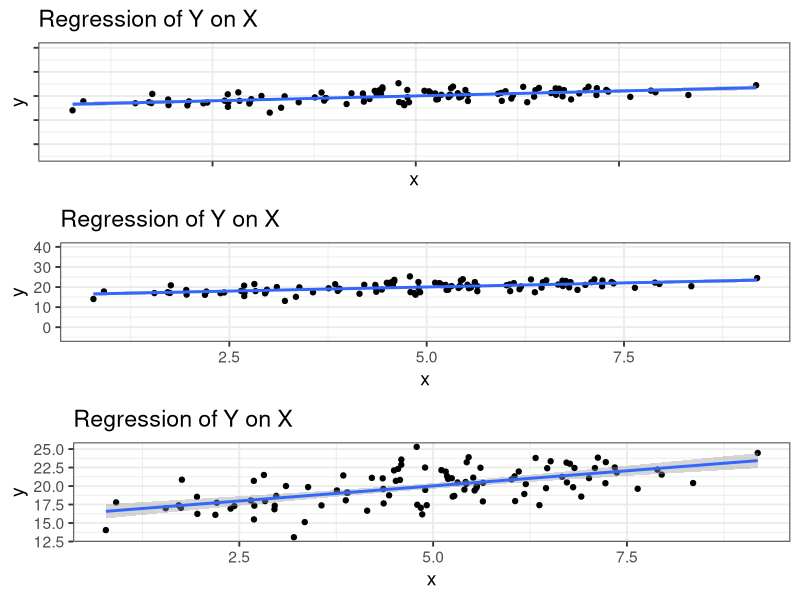

Generate this figure with R:
library(tidyverse)
library(gridExtra)

x <- rnorm(100, 5, 2)
y <- rnorm(100, x, 2) + 15

p1 <- data.frame(x, y) %>% ggplot(aes(x = x, y = y)) +
  geom_point() +
  ylim(c(-5, 40)) +
  theme_bw(base_size = 14) +
  theme(
    axis.text.x = element_blank(),
    axis.text.y = element_blank()
  ) +
  geom_smooth(method = "lm", formula = 'y ~ x') +
  ggtitle("Regression of Y on X")

p2 <- data.frame(x, y) %>% ggplot(aes(x = x, y = y)) +
  geom_point() +
  ylim(c(-5, 40)) +
  theme_bw(base_size = 14) +
  geom_smooth(method = "lm", formula = 'y ~ x') +
  ggtitle("Regression of Y on X")

p3 <- data.frame(x, y) %>% ggplot(aes(x = x, y = y)) +
  geom_point() +
  theme_bw(base_size = 14) +
  geom_smooth(method = "lm", formula = 'y ~ x') +
  ggtitle("Regression of Y on X")

grid.arrange(p1, p2, p3, ncol = 1)
